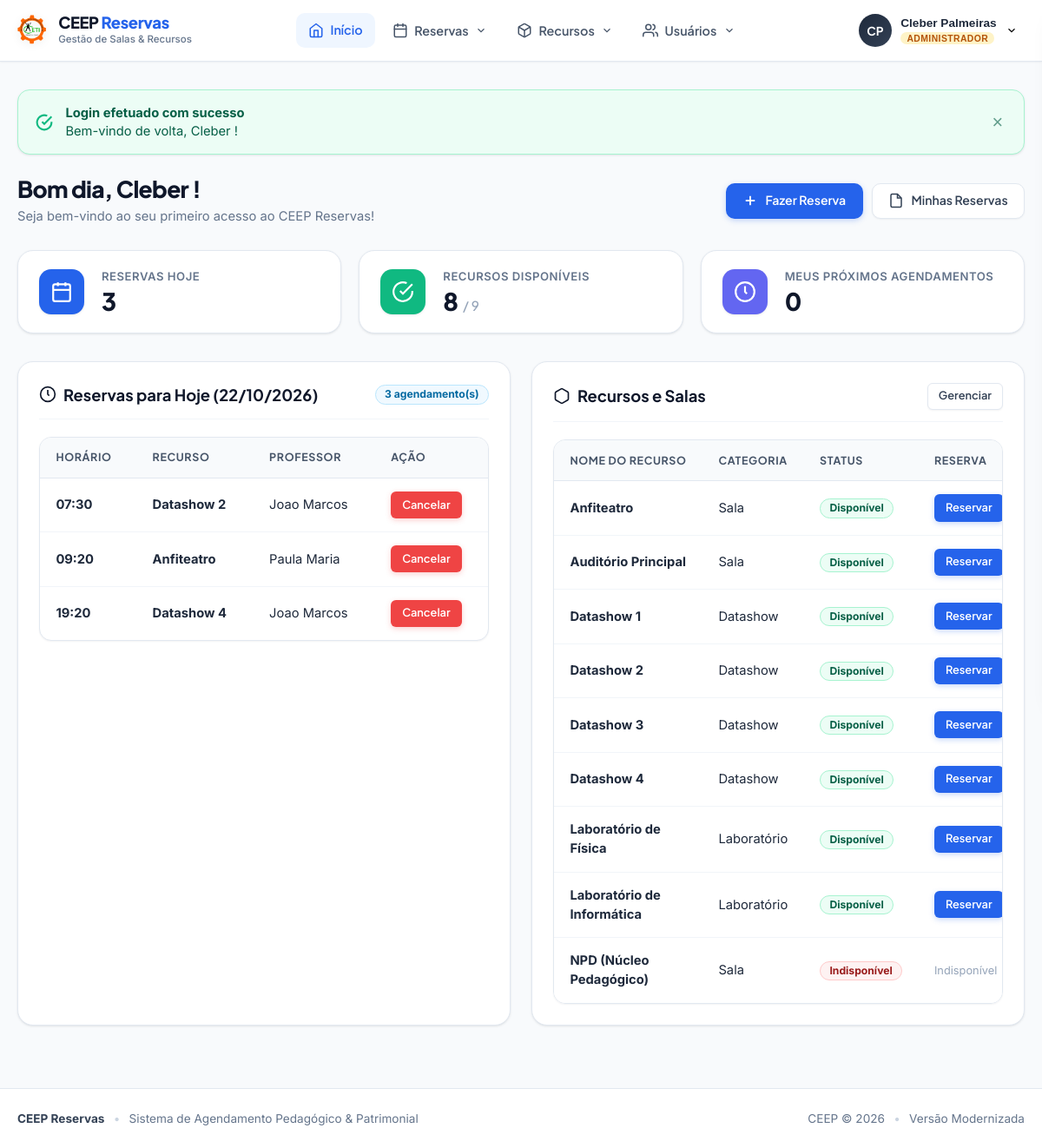
The page /home.php (signed in) on the database its author committed.
### tables this page shows
CREATE TABLE reservas (
    ID INTEGER PRIMARY KEY AUTOINCREMENT,
    cod_recurso INTEGER DEFAULT 0,
    matricula INTEGER DEFAULT 0,
    datatempo TEXT DEFAULT NULL,
    turno TEXT DEFAULT 'm',
    ticket TEXT DEFAULT '0',
    disponivel INTEGER DEFAULT 0,
    pegou INTEGER DEFAULT 0
);

CREATE TABLE recursos (
    cod_recurso INTEGER PRIMARY KEY AUTOINCREMENT,
    nome_recurso TEXT NOT NULL,
    status TEXT DEFAULT 'Disponivel',
    categoria TEXT DEFAULT '1'
);

CREATE TABLE usuarios (
    usuario_id INTEGER PRIMARY KEY AUTOINCREMENT,
    nome TEXT NOT NULL DEFAULT '',
    sobrenome TEXT DEFAULT '',
    cpf TEXT NOT NULL DEFAULT '',
    matricula INTEGER NOT NULL,
    email TEXT NOT NULL DEFAULT '',
    tipo TEXT NOT NULL DEFAULT '',
    senha TEXT NOT NULL DEFAULT '',
    nivel_usuario TEXT NOT NULL DEFAULT '0',
    data_cadastro TEXT NOT NULL DEFAULT '0000-00-00 00:00:00',
    data_ultimo_login TEXT NOT NULL DEFAULT '0000-00-00 00:00:00',
    ativado TEXT NOT NULL DEFAULT '0'
);

### home.php (the view, shortened to what this page needs)
<?php
require_once __DIR__ . '/core/bootstrap.php';
$user = auth_user();
$isAdmin = auth_is_admin();
$matricula = $user['matricula'];
$hoje = date('Y-m-d');
$agora = date('Y-m-d H:i:s');
$hora = (int)date('H');
if ($hora >= 5 && $hora < 12) {
    $saudacao = 'Bom dia';
} elseif ($hora >= 12 && $hora < 18) {
    $saudacao = 'Boa tarde';
} else {
    $saudacao = 'Boa noite';
}
try {
    $totalRecursos = (int)DB::fetchOne("SELECT COUNT(*) as c FROM recursos")['c'];
    $recursosDisponiveis = (int)DB::fetchOne("SELECT COUNT(*) as c FROM recursos WHERE status = 'Disponivel'")['c'];
} catch (Throwable $t) {
    $totalRecursos = 0;
    $recursosDisponiveis = 0;
}
try {
    $reservasHojeTotal = (int)DB::fetchOne(
        "SELECT COUNT(*) as c FROM reservas WHERE DATE(datatempo) = ?",
        [$hoje]
    )['c'];
    $minhasReservasCount = (int)DB::fetchOne(
        "SELECT COUNT(*) as c FROM reservas WHERE matricula = ? AND datatempo >= ?",
        [$matricula, $agora]
    )['c'];
} catch (Throwable $t) {
    $reservasHojeTotal = 0;
    $minhasReservasCount = 0;
}
try {
    if ($isAdmin) {
        $reservasHoje = DB::fetchAll(
            "SELECT r.*, rec.nome_recurso, rec.categoria, u.nome, u.sobrenome
             FROM reservas r
             LEFT JOIN recursos rec ON r.cod_recurso = rec.cod_recurso
             LEFT JOIN usuarios u ON r.matricula = u.matricula
             WHERE DATE(r.datatempo) = ?
             ORDER BY r.datatempo ASC",
            [$hoje]
        );
    }
} catch (Throwable $t) {
    $reservasHoje = [];
}
try {
    $recursosList = DB::fetchAll("SELECT * FROM recursos ORDER BY nome_recurso ASC LIMIT 12");
} catch (Throwable $t) {
    $recursosList = [];
}
?>
<div class="page-header animate-slide-in">
    <div>
        <h1 class="page-title"><?= e($saudacao) ?>, <?= e($user['nome']) ?>!</h1>
        <p class="page-subtitle">
            <?php if (!empty($user['data_ultimo_login']) && $user['data_ultimo_login'] !== '0000-00-00 00:00:00'): ?>
                Último acesso em <?= date('d/m/Y \à\s H:i', strtotime($user['data_ultimo_login'])) ?>
            <?php else: ?>
                Seja bem-vindo ao seu primeiro acesso ao CEEP Reservas!
            <?php endif; ?>
        </p>
    </div>
    <div class="page-actions">
        <a href="user1.php" class="btn btn-primary">
            <svg width="18" height="18" viewBox="0 0 24 24" fill="none" stroke="currentColor" stroke-width="2.5"><line x1="12" y1="5" x2="12" y2="19"></line><line x1="5" y1="12" x2="19" y2="12"></line></svg>
            <span>Fazer Reserva</span>
        </a>
        <a href="reservas.php" class="btn btn-secondary">
            <svg width="18" height="18" viewBox="0 0 24 24" fill="none" stroke="currentColor" stroke-width="2"><path d="M14 2H6a2 2 0 0 0-2 2v16a2 2 0 0 0 2 2h12a2 2 0 0 0 2-2V8z"></path><polyline points="14 2 14 8 20 8"></polyline></svg>
            <span>Minhas Reservas</span>
        </a>
    </div>
</div>
<div class="stats-grid animate-slide-in">
    <div class="stat-card">
        <div class="stat-icon bg-blue">
            <svg width="26" height="26" viewBox="0 0 24 24" fill="none" stroke="currentColor" stroke-width="2"><rect x="3" y="4" width="18" height="18" rx="2" ry="2"></rect><line x1="16" y1="2" x2="16" y2="6"></line><line x1="8" y1="2" x2="8" y2="6"></line><line x1="3" y1="10" x2="21" y2="10"></line></svg>
        </div>
        <div class="stat-info">
            <span class="stat-label">Reservas Hoje</span>
            <span class="stat-value"><?= $reservasHojeTotal ?></span>
        </div>
    </div>
    <div class="stat-card">
        <div class="stat-icon bg-emerald">
            <svg width="26" height="26" viewBox="0 0 24 24" fill="none" stroke="currentColor" stroke-width="2"><path d="M22 11.08V12a10 10 0 1 1-5.93-9.14"></path><polyline points="22 4 12 14.01 9 11.01"></polyline></svg>
        </div>
        <div class="stat-info">
            <span class="stat-label">Recursos Disponíveis</span>
            <span class="stat-value"><?= $recursosDisponiveis ?> <small style="font-size: 0.95rem; font-weight: 500; color: var(--slate-400);">/ <?= $totalRecursos ?></small></span>
        </div>
    </div>
    <div class="stat-card">
        <div class="stat-icon bg-indigo">
            <svg width="26" height="26" viewBox="0 0 24 24" fill="none" stroke="currentColor" stroke-width="2"><circle cx="12" cy="12" r="10"></circle><polyline points="12 6 12 12 14 14"></polyline></svg>
        </div>
        <div class="stat-info">
            <span class="stat-label">Meus Próximos Agendamentos</span>
            <span class="stat-value"><?= $minhasReservasCount ?></span>
        </div>
    </div>
</div>
<div style="display: grid; grid-template-columns: repeat(auto-fit, minmax(460px, 1fr)); gap: 1.5rem;">
    <div class="card animate-slide-in">
        <div class="card-header">
            <h2 class="card-title">
                <svg width="20" height="20" viewBox="0 0 24 24" fill="none" stroke="currentColor" stroke-width="2"><circle cx="12" cy="12" r="10"></circle><polyline points="12 6 12 12 14 14"></polyline></svg>
                <span>Reservas para Hoje (<?= date('d/m/Y') ?>)</span>
            </h2>
            <span class="badge badge-info"><?= count($reservasHoje) ?> agendamento(s)</span>
        </div>
        <?php if (empty($reservasHoje)): ?>
            <div class="empty-state" style="padding: 2.5rem 1rem;">
                <div class="empty-state-icon">
                    <svg width="32" height="32" viewBox="0 0 24 24" fill="none" stroke="currentColor" stroke-width="2"><rect x="3" y="4" width="18" height="18" rx="2" ry="2"></rect><line x1="16" y1="2" x2="16" y2="6"></line><line x1="8" y1="2" x2="8" y2="6"></line><line x1="3" y1="10" x2="21" y2="10"></line></svg>
                </div>
                <h3 class="empty-state-title">Nenhuma reserva agendada para hoje</h3>
                <p class="empty-state-desc">Os recursos estão livres para agendamento. Clique abaixo para reservar uma sala ou equipamento.</p>
                <a href="user1.php" class="btn btn-primary btn-sm">Agendar Horário</a>
            </div>
        <?php else: ?>
            <div class="table-responsive">
                <table class="ceep-table">
                    <thead>
                        <tr>
                            <th>Horário</th>
                            <th>Recurso</th>
                            <?php if ($isAdmin): ?><th>Professor</th><?php endif; ?>
                            <th>Ação</th>
                        </tr>
                    </thead>
                    <tbody>
                        <?php foreach ($reservasHoje as $res): ?>
                        <tr>
                            <td>
                                <strong><?= date('H:i', strtotime($res['datatempo'])) ?></strong>
                            </td>
                            <td>
                                <strong><?= e($res['nome_recurso'] ?? 'Recurso #' . $res['cod_recurso']) ?></strong>
                            </td>
                            <?php if ($isAdmin): ?>
                            <td>
                                <?= e(trim(($res['nome'] ?? '') . ' ' . ($res['sobrenome'] ?? ''))) ?: 'Matrícula ' . e($res['matricula']) ?>
                            </td>
                            <?php endif; ?>
                            <td>
                                <?php if ($isAdmin || $res['matricula'] == $matricula): ?>
                                <a
                                    href="cancela.php?id=<?= urlencode($res['ID']) ?>&csrf_token=<?= e(csrf_token()) ?>"
                                    class="btn btn-danger btn-sm"
                                    data-confirm="Deseja realmente cancelar este horário reservado?"
                                    title="Cancelar Reserva"
                                >
                                    Cancelar
                                </a>
                                <?php endif; ?>
                            </td>
                        </tr>
                        <?php endforeach; ?>
                    </tbody>
                </table>
            </div>
        <?php endif; ?>
    </div>
    <div class="card animate-slide-in">
        <div class="card-header">
            <h2 class="card-title">
                <svg width="20" height="20" viewBox="0 0 24 24" fill="none" stroke="currentColor" stroke-width="2"><path d="M21 16V8a2 2 0 0 0-1-1.73l-7-4a2 2 0 0 0-2 0l-7 4A2 2 0 0 0 3 8v8a2 2 0 0 0 1 1.73l7 4a2 2 0 0 0 2 0l7-4A2 2 0 0 0 21 16z"></path></svg>
                <span>Recursos e Salas</span>
            </h2>
            <?php if ($isAdmin): ?>
            <a href="gerencia_recurso.php" class="btn btn-secondary btn-sm">Gerenciar</a>
            <?php endif; ?>
        </div>
        <div class="table-responsive">
            <table class="ceep-table">
                <thead>
                    <tr>
                        <th>Nome do Recurso</th>
                        <th>Categoria</th>
                        <th>Status</th>
                        <th>Reserva</th>
                    </tr>
                </thead>
                <tbody>
                    <?php
                    $catNomes = [
                        '1' => 'Datashow',
                        '2' => 'Laboratório',
                        '3' => 'Sala',
                        '4' => 'Outros'
                    ];
                    foreach ($recursosList as $rec):
                        $disp = strtolower($rec['status'] ?? '') === 'disponivel';
                    ?>
                    <tr>
                        <td><strong><?= e($rec['nome_recurso']) ?></strong></td>
                        <td><?= e($catNomes[$rec['categoria'] ?? ''] ?? 'Recurso') ?></td>
                        <td>
                            <span class="badge <?= $disp ? 'badge-success' : 'badge-danger' ?>">
                                <?= $disp ? 'Disponível' : 'Indisponível' ?>
                            </span>
                        </td>
                        <td>
                            <?php if ($disp): ?>
                            <a href="user1.php?cod_recurso=<?= urlencode($rec['cod_recurso']) ?>" class="btn btn-primary btn-sm">
                                Reservar
                            </a>
                            <?php else: ?>
                            <span style="font-size: 0.8rem; color: var(--slate-400);">Indisponível</span>
                            <?php endif; ?>
                        </td>
                    </tr>
                    <?php endforeach; ?>
                </tbody>
            </table>
        </div>
    </div>
</div>

### rows shown on the page
reservas: datatempo "07:30", cod_recurso.nome_recurso "Datashow 2", usuarios.nome+sobrenome "Joao Marcos"
reservas: datatempo "09:20", cod_recurso.nome_recurso "Anfiteatro", usuarios.nome+sobrenome "Paula Maria"
reservas: datatempo "19:20", cod_recurso.nome_recurso "Datashow 4", usuarios.nome+sobrenome "Joao Marcos"
recursos: nome_recurso "Anfiteatro", categoria "Sala", status "Disponível"
recursos: nome_recurso "Auditório Principal", categoria "Sala", status "Disponível"
recursos: nome_recurso "Datashow 1", categoria "Datashow", status "Disponível"
recursos: nome_recurso "Datashow 2", categoria "Datashow", status "Disponível"
recursos: nome_recurso "Datashow 3", categoria "Datashow", status "Disponível"
recursos: nome_recurso "Datashow 4", categoria "Datashow", status "Disponível"
recursos: nome_recurso "Laboratório de Física", categoria "Laboratório", status "Disponível"
recursos: nome_recurso "Laboratório de Informática", categoria "Laboratório", status "Disponível"
recursos: nome_recurso "NPD (Núcleo Pedagógico)", categoria "Sala", status "Indisponível"

### other values the page prints
$initials "CP"
$userName "Cleber Palmeiras"
$userRole "ADMINISTRADOR"
$flash['title'] "Login efetuado com sucesso"
$flash['message'] "Bem-vindo de volta, Cleber !"
$saudacao "Bom dia"
$user['nome'] "Cleber"
$reservasHojeTotal "3"
$recursosDisponiveis "8"
$totalRecursos "9"
$minhasReservasCount "0"
count($reservasHoje) "3"
